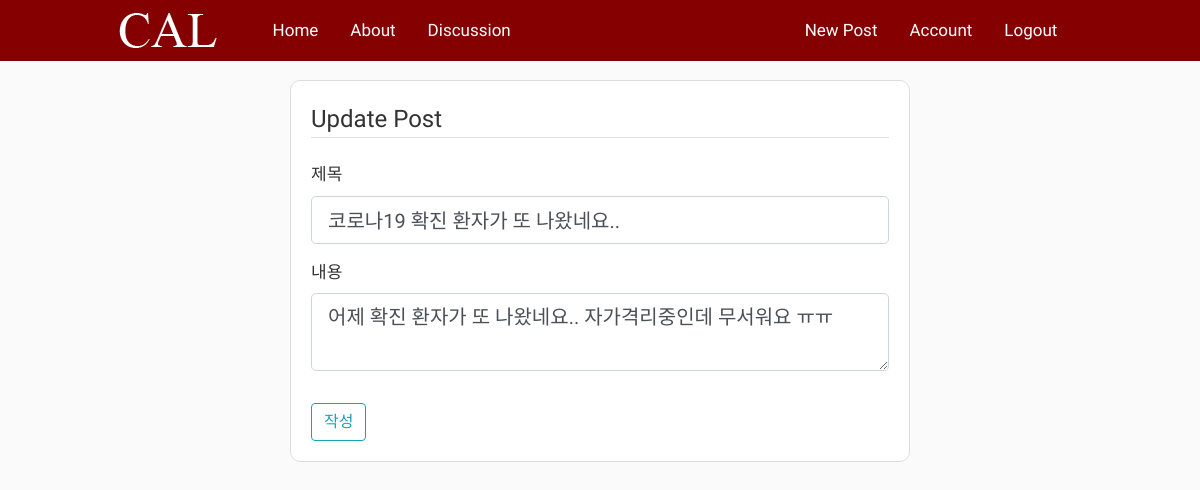
Page /post/1/update (signed in) on the committed database.
### flaskblog/models.py (models this page shows, shortened)
class Post(db.Model):
    id = db.Column(db.Integer, primary_key=True)
    title = db.Column(db.String(100), nullable=False)
    date_posted = db.Column(db.DateTime, nullable=False, default=datetime.utcnow())
    content = db.Column(db.Text, nullable=False)
    user_id = db.Column(db.Integer, db.ForeignKey('user.id'), nullable=False)

### flaskblog/routes.py (the view)
@app.route("/post/<int:post_id>/update", methods=['GET', 'POST'])
@login_required
def update_post(post_id):
    post = Post.query.get_or_404(post_id)
    if post.author != current_user:
        abort(403)
    form = PostForm()
    if form.validate_on_submit():
        post.title = form.title.data
        post.content = form.content.data
        db.session.commit()
        flash('게시물이 수정되었습니다.', 'success')
        return redirect(url_for('post', post_id=post.id))
    elif request.method == 'GET':
        form.title.data = post.title
        form.content.data = post.content
    return render_template('create_post.html', title='Update Post', form=form, legend='Update Post')

### flaskblog/forms.py
class PostForm(FlaskForm):
    title = StringField('제목', validators=[DataRequired()])
    content = TextAreaField('내용', validators=[DataRequired()])
    submit = SubmitField('작성')

### flaskblog/models.py (called while the page is built)
@login_manager.user_loader
def load_user(user_id):
    return User.query.get(int(user_id))

### flaskblog/templates/create_post.html (shortened to what this page needs)
{% extends "layout.html" %}
{% block content %}
<div class="content-section col-md-8">
    <form action="" method="POST">
        <fieldset class="form-group">
            <legend class="border-bottom mb-4">{{ legend }}</legend>
            <div class="form-group">
                {{ form.title.label(class="form-control-label") }}
                {% if form.title.errors %}
                {{ form.title(class="form-control form-control-lg is-invalid") }}
                <div class="invalid-feedback">
                    {% for error in form.title.errors %}
                    <span>{{ error }}</span>
                    {% endfor %}
                </div>
                {% else %}
                {{ form.title(class="form-control form-control-lg") }}
                {% endif %}
            </div>
            <div class="form-group">
                {{ form.content.label(class="form-control-label") }}
                {% if form.content.errors %}
                {{ form.content(class="form-control form-control-lg is-invalid") }}
                <div class="invalid-feedback">
                    {% for error in form.content.errors %}
                    <span>{{ error }}</span>
                    {% endfor %}
                </div>
                {% else %}
                {{ form.content(class="form-control form-control-lg") }}
                {% endif %}
            </div>
        </fieldset>
        <div class="form-grouop">
            {{ form.submit(class="btn btn-outline-info") }}
        </div>
    </form>
</div>
{% endblock content %}

### flaskblog/static/main.css (style rules this page uses)
body { background: #fafafa; color: #333333; margin-top: 5rem; }
.content-section { background: #ffffff; padding: 10px 20px; border: 1px solid #dddddd; border-radius: 3px; margin-bottom: 20px; }

### flaskblog/templates/layout.html (style rules this page uses)
body { font-family: 'Nanum Gothic'; font-size: 17px; }
.col-md-8 { margin: 0 auto; }

### flaskblog/templates/create_post.html (style rules this page uses)
.content-section { position: relative; border-radius: 10px; animation: fadeIn 1s forwards ease-out; padding:20px; }

### rows in the picture
Post: title "코로나19 확진 환자가 또 나왔네요..", content "어제 확진 환자가 또 나왔네요.. 자가격리중인데 무서워요 ㅠㅠ"

### other values in the picture
{{ legend }} "Update Post"
